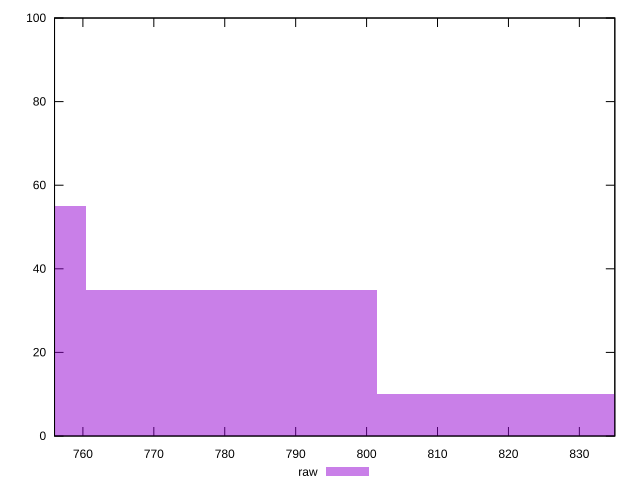

This chart was generated by the following gnuplot code:
reset

$raw <<EOF
822.0752542457378 10
780.971491533451 35
739.8677288211641 55
EOF

set key outside below
set boxwidth 41.103762712286894
set xrange [756:835]
set yrange [0:100]
set trange [0:100]
set style fill transparent solid 0.5 noborder
set terminal svg size 640, 490 enhanced background rgb 'white'
set output "report_00018_2021-02-10T15-25-16.877Z/uses-rel-preload/samples/pages+cached/raw/histogram.svg"

plot $raw title "raw" with boxes

reset
